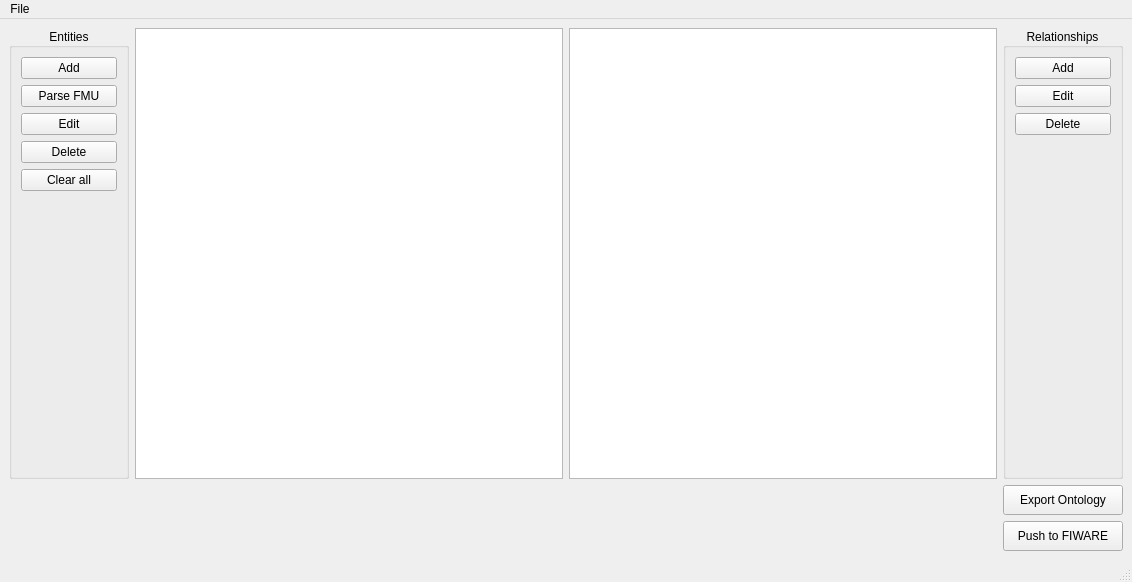
<?xml version="1.0" encoding="UTF-8"?>
<ui version="4.0">
 <class>MainWindow</class>
 <widget class="QMainWindow" name="MainWindow">
  <property name="geometry">
   <rect>
    <x>0</x>
    <y>0</y>
    <width>1132</width>
    <height>582</height>
   </rect>
  </property>
  <property name="windowTitle">
   <string>MainWindow</string>
  </property>
  <widget class="QWidget" name="centralwidget">
   <layout class="QGridLayout" name="gridLayout">
    <item row="0" column="0">
     <widget class="QGroupBox" name="group_box_entities">
      <property name="minimumSize">
       <size>
        <width>120</width>
        <height>0</height>
       </size>
      </property>
      <property name="maximumSize">
       <size>
        <width>120</width>
        <height>16777215</height>
       </size>
      </property>
      <property name="sizeIncrement">
       <size>
        <width>0</width>
        <height>0</height>
       </size>
      </property>
      <property name="title">
       <string>Entities</string>
      </property>
      <property name="alignment">
       <set>Qt::AlignCenter</set>
      </property>
      <layout class="QVBoxLayout" name="verticalLayout">
       <item>
        <widget class="QPushButton" name="button_add_entity">
         <property name="text">
          <string>Add</string>
         </property>
        </widget>
       </item>
       <item>
        <widget class="QPushButton" name="button_parse_fmu">
         <property name="text">
          <string>Parse FMU</string>
         </property>
        </widget>
       </item>
       <item>
        <widget class="QPushButton" name="button_edit_entity">
         <property name="text">
          <string>Edit</string>
         </property>
        </widget>
       </item>
       <item>
        <widget class="QPushButton" name="button_delete_entity">
         <property name="text">
          <string>Delete</string>
         </property>
        </widget>
       </item>
       <item>
        <widget class="QPushButton" name="button_delete_all_entities">
         <property name="text">
          <string>Clear all</string>
         </property>
        </widget>
       </item>
       <item>
        <spacer name="verticalSpacer">
         <property name="orientation">
          <enum>Qt::Vertical</enum>
         </property>
         <property name="sizeHint" stdset="0">
          <size>
           <width>20</width>
           <height>40</height>
          </size>
         </property>
        </spacer>
       </item>
      </layout>
     </widget>
    </item>
    <item row="0" column="1">
     <widget class="QListWidget" name="list_widget_entities">
      <property name="minimumSize">
       <size>
        <width>420</width>
        <height>0</height>
       </size>
      </property>
     </widget>
    </item>
    <item row="0" column="2">
     <widget class="QListWidget" name="list_widget_relationships">
      <property name="minimumSize">
       <size>
        <width>420</width>
        <height>0</height>
       </size>
      </property>
     </widget>
    </item>
    <item row="0" column="3">
     <widget class="QGroupBox" name="group_box_relationships">
      <property name="minimumSize">
       <size>
        <width>120</width>
        <height>0</height>
       </size>
      </property>
      <property name="maximumSize">
       <size>
        <width>120</width>
        <height>16777215</height>
       </size>
      </property>
      <property name="title">
       <string>Relationships</string>
      </property>
      <property name="alignment">
       <set>Qt::AlignCenter</set>
      </property>
      <layout class="QVBoxLayout" name="verticalLayout_2">
       <item>
        <widget class="QPushButton" name="button_add_relationship">
         <property name="text">
          <string>Add</string>
         </property>
        </widget>
       </item>
       <item>
        <widget class="QPushButton" name="button_edit_relationship">
         <property name="text">
          <string>Edit</string>
         </property>
        </widget>
       </item>
       <item>
        <widget class="QPushButton" name="button_delete_relationship">
         <property name="text">
          <string>Delete</string>
         </property>
        </widget>
       </item>
       <item>
        <spacer name="verticalSpacer_2">
         <property name="orientation">
          <enum>Qt::Vertical</enum>
         </property>
         <property name="sizeHint" stdset="0">
          <size>
           <width>20</width>
           <height>40</height>
          </size>
         </property>
        </spacer>
       </item>
      </layout>
     </widget>
    </item>
    <item row="1" column="3">
     <widget class="QPushButton" name="button_export_ontology">
      <property name="minimumSize">
       <size>
        <width>0</width>
        <height>30</height>
       </size>
      </property>
      <property name="text">
       <string>Export Ontology</string>
      </property>
     </widget>
    </item>
    <item row="2" column="3">
     <widget class="QPushButton" name="button_push_to_fiware">
      <property name="minimumSize">
       <size>
        <width>0</width>
        <height>30</height>
       </size>
      </property>
      <property name="text">
       <string>Push to FIWARE</string>
      </property>
     </widget>
    </item>
   </layout>
  </widget>
  <widget class="QMenuBar" name="menubar">
   <property name="geometry">
    <rect>
     <x>0</x>
     <y>0</y>
     <width>1132</width>
     <height>21</height>
    </rect>
   </property>
   <widget class="QMenu" name="menu_file">
    <property name="title">
     <string>File</string>
    </property>
    <addaction name="menu_file_action_parse_fmu"/>
    <addaction name="separator"/>
    <addaction name="menu_file_action_quit"/>
   </widget>
   <addaction name="menu_file"/>
  </widget>
  <widget class="QStatusBar" name="statusbar"/>
  <action name="menu_file_action_parse_fmu">
   <property name="text">
    <string>Parse FMU model</string>
   </property>
  </action>
  <action name="menu_file_action_quit">
   <property name="text">
    <string>Quit</string>
   </property>
  </action>
 </widget>
 <resources/>
 <connections/>
</ui>
